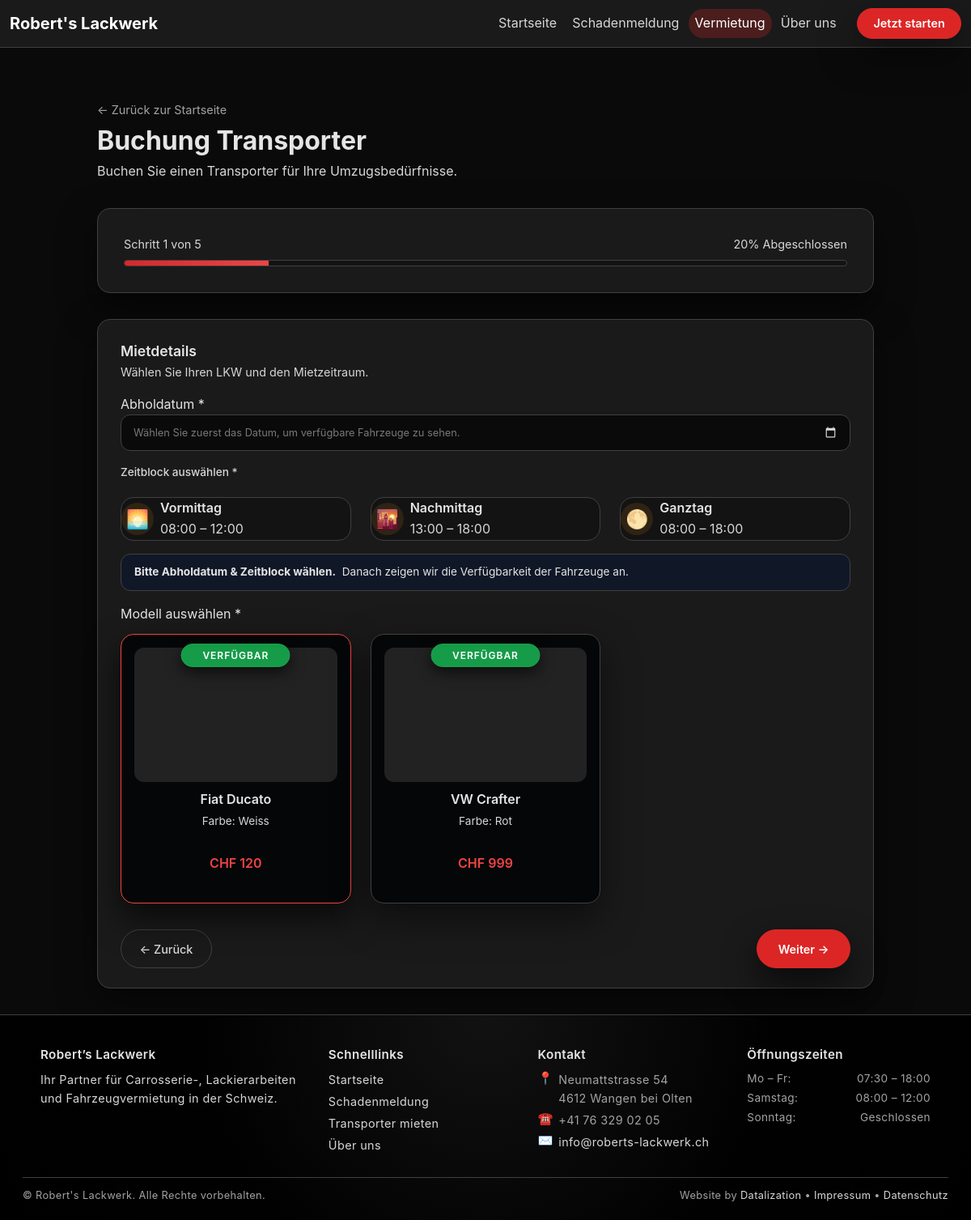
Page /mietfahrzeuge/ on the committed database.
### main/models.py (models this page shows, shortened)
class Transporter(models.Model):
    BUCHUNG_OPTIONEN = [
        ('vormittag', 'Vormittag'),
        ('nachmittag', 'Nachmittag'),
        ('ganztag', 'Ganztag'),
    ]
    name         = models.CharField(max_length=100)
    kennzeichen  = models.CharField(max_length=20, unique=True)
    farbe = models.CharField("Farbe", max_length=50, blank=True)
    preis_chf = models.DecimalField("Preis (CHF)", max_digits=7, decimal_places=2, default=0)
    verfuegbar_ab = models.DateField()
    bild = models.ImageField(
        upload_to="transporter_bilder/",
        blank=True,
        null=True,
        help_text="Bild des Transporters hochladen"
    )
    description = models.TextField(blank=True, default="")
    buchung = models.CharField(
        max_length=20,
        choices=BUCHUNG_OPTIONEN,
        blank=True,
        null=True,
        help_text="Verfügbare Buchungsoption"
    )
    @property
    def image(self):
        return self.bild

### main/views.py (the view, shortened to what this page needs)
# urls.py: path("mietfahrzeuge/", mietfahrzeuge, name="mietfahrzeuge"),
def mietfahrzeuge(request):
    transporters = Transporter.objects.all()
    step1_data = request.session.get("rental_step1", {}).copy()
    if not step1_data:
        current_booking_id = request.session.get("current_booking_id")
    selected_date_str = step1_data.get("date")
    selected_slot_code = step1_data.get("time_slot")  # MORNING/AFTERNOON/FULLDAY
    selected_date = parse_date(selected_date_str) if selected_date_str else None
    total_count = transporters.count()
    available_count = 0
    if selected_date and selected_slot_code:
        for t in transporters:
            booked = Booking.objects.filter(
                transporter=t,
                date=selected_date,
                time_slot=selected_slot_code,
            ).exists()
            t.is_unavailable = booked
            t.next_available_date = selected_date + timedelta(days=1) if booked else None
            if not booked:
                available_count += 1
    else:
        for t in transporters:
            t.is_unavailable = False
            t.next_available_date = None
        available_count = total_count
    has_filter = bool(selected_date and selected_slot_code)
    all_available = has_filter and available_count == total_count
    any_unavailable = has_filter and available_count < total_count
    context = {
        "transporters": transporters,
        "step1": step1_data,
        "has_filter": has_filter,
        "all_available": all_available,
        "any_unavailable": any_unavailable,
        "available_count": available_count,
        "total_count": total_count,
    }
    return render(request, "mietfahrzeuge.html", context)

### main/templates/mietfahrzeuge.html (shortened to what this page needs)
{% extends "base.html" %}
{% load static %}
{% block content %}
<section class="rl-wizard-page">
  <a href="{% url 'home' %}" class="rl-wizard-back">← Zurück zur Startseite</a>
  <header class="rl-wizard-header">
    <h1 class="rl-wizard-title">Buchung Transporter</h1>
    <p class="rl-wizard-subtitle">Buchen Sie einen Transporter für Ihre Umzugsbedürfnisse.</p>
  </header>
  <section class="rl-wizard-card rl-wizard-card--progress">
    <div class="rl-wizard-progress">
      <div class="rl-wizard-progress__top">
        <span>Schritt 1 von 5</span>
        <span>20% Abgeschlossen</span>
      </div>
      <div class="progress-track">
        <div class="progress-bar" style="width:20%;"></div>
      </div>
    </div>
  </section>
  <section class="rl-wizard-card">
    <header class="rl-wizard-card__header">
      <h2 class="rl-wizard-card__title">Mietdetails</h2>
      <p class="rl-wizard-card__subtitle">Wählen Sie Ihren LKW und den Mietzeitraum.</p>
    </header>
      <form method="post">
        <div class="rl-wizard-fields">
          <div class="rl-wizard-field-group rl-field-group--date">
            <label class="rl-field-label" for="pickup_date">Abholdatum <span class="rl-field-required">*</span></label>
            <div class="rl-input-wrapper">
              <input id="pickup_date"
                name="pickup_date"
                type="date"
                class="rl-input rl-input--date"
                value="{{ step1.date|default:'' }}">
              <span class="rl-input-hint"
                    {% if step1.date %}style="display:none"{% endif %}>
              </span>
            </div>
          </div>
          <div class="form-field">
            <label class="form-label">Zeitblock auswählen *</label>
            <div class="rl-timeblock-grid">
              <label class="rl-timeblock-card">
                <div class="rl-timeblock-inner">
                  <div class="rl-timeblock-icon">🌅</div>
                  <div class="rl-timeblock-content">
                    <div class="rl-timeblock-title">Vormittag</div>
                    <div class="rl-timeblock-range">08:00 – 12:00</div>
                  </div>
                </div>
              </label>
              <label class="rl-timeblock-card">
                <div class="rl-timeblock-inner">
                  <div class="rl-timeblock-icon">🌇</div>
                  <div class="rl-timeblock-content">
                    <div class="rl-timeblock-title">Nachmittag</div>
                    <div class="rl-timeblock-range">13:00 – 18:00</div>
                  </div>
                </div>
              </label>
              <label class="rl-timeblock-card">
                <div class="rl-timeblock-inner">
                  <div class="rl-timeblock-icon">🌕</div>
                  <div class="rl-timeblock-content">
                    <div class="rl-timeblock-title">Ganztag</div>
                    <div class="rl-timeblock-range">08:00 – 18:00</div>
                  </div>
                </div>
              </label>
            </div>
          </div>
          <div class="rl-rental-status {% if all_available %}rl-rental-status--ok{% elif any_unavailable %}rl-rental-status--warn{% endif %}">
            <div class="rl-rental-status__text">
              {% if not has_filter %}
                <strong>Bitte Abholdatum & Zeitblock wählen.</strong>
                <span> Danach zeigen wir die Verfügbarkeit der Fahrzeuge an.</span>
              {% else %}
                <strong>{{ available_count }} von {{ total_count }} Fahrzeugen verfügbar</strong>
                <span>für den gewählten Zeitraum.</span>
              {% endif %}
            </div>
          </div>
          <label class="rl-field-label">Modell auswählen <span class="rl-field-required">*</span></label>
          {% if transporters %}
            <div class="rl-rental-grid">
              {% for t in transporters %}
                <label class="rl-rental-card {% if t.is_unavailable %}rl-rental-card--unavailable{% endif %}">
                  <div class="rl-rental-card__inner">
                    {% if t.is_unavailable %}
                      <span class="rl-rental-card__badge rl-rental-card__badge--unavailable">Ausgebucht</span>
                    {% else %}
                      <span class="rl-rental-card__badge rl-rental-card__badge--available">Verfügbar</span>
                    {% endif %}
                    <div class="rl-rental-card__image" {% if t.image %}style="background-image:url('{{ t.image.url }}');"{% endif %}></div>
                    <div class="rl-rental-card__body">
                      <h3 class="rl-rental-card__title">{{ t.name }}</h3>
                      {% if t.farbe %}<p class="rl-rental-card__meta">Farbe: {{ t.farbe }}</p>{% endif %}
                      {% if t.preis_chf %}<p class="rl-rental-card__price">CHF {{ t.preis_chf|floatformat:0 }}</p>{% endif %}
                    </div>
                  </div>
                </label>
              {% empty %}
                <p class="rl-text-muted">Aktuell sind keine Transporter verfügbar.</p>
              {% endfor %}
            </div>
          {% else %}
            <p class="rl-text-muted">Aktuell sind keine Transporter verfügbar.</p>
          {% endif %}
        </div>
        <footer class="rl-wizard-footer">
          <button type="button" class="rl-btn-secondary" disabled>← Zurück</button>
          <div class="rl-wizard-actions-right">
            <button type="submit" class="rl-btn-primary">Weiter →</button>
          </div>
        </footer>
      </form>
  </section>
</section>
{% endblock %}

### static/css/design/variables.css (style rules this page uses)
:root { --bg:#0a0a0a;--bg-elevated:#111111;--bg-card:#1a1a1a;--bg-card-soft:#131313;--primary:#dc2626;--primary-soft:#ef4444;--primary-dark:#b91c1c;--border:#404040;--border-strong:#525252;--text:#e5e5e5;--text-soft:#d7d7d7;--text-muted:#a3a3a3;--error:#ef4444;--success:#22c55e;--radius-xs:4px;--radius-sm:8px;--radius-md:12px;--radius-lg:16px;--shadow-soft:0 18px 45px rgba(0,0,0,.5);--shadow-strong:0 25px 60px rgba(0,0,0,.65);--container-width:1350px;--spacing-2:.25rem;--spacing-4:.5rem;--spacing-6:.75rem;--spacing-8:1rem;--spacing-12:1.5rem;--spacing-16:2rem;--spacing-24:3rem;--transition-fast:150ms ease-out;--transition-med:220ms ease-out;--nav-height:72px;--font-base:16px;--font-lg:18px;--font-xl:22px;--font-xxl:34px;--line-height-base:1.6; }
html { font-size:100%; }
body { margin:0;padding:0;background:var(--bg);color:var(--text);font-family:-apple-system,BlinkMacSystemFont,"SF Pro Text","Segoe UI",system-ui,sans-serif;font-size:var(--font-base);line-height:var(--line-height-base);-webkit-font-smoothing:antialiased; }
h1,h2,h3,h4,h5,h6 { margin:0 0 var(--spacing-8);font-weight:700;color:var(--text); }
p { margin:0 0 var(--spacing-8);color:var(--text-soft); }
a { text-decoration:none;color:var(--primary);transition:color var(--transition-fast); }
*,*::before,*::after { box-sizing:border-box; }

### static/css/design/layout.css (style rules this page uses)
.page-bg { min-height:100vh;background:#0a0a0a;color:var(--text); }

### static/css/figma.css (style rules this page uses)
:root { --fig-bg: #0a0a0a; --fig-surface: #141415; --fig-surface-strong: #1b1c1f; --fig-border: #2a2b2f; --fig-text: #f5f5f7; --fig-muted: #aeb0b7; --fig-accent: #dc2626; --fig-accent-soft: #2d0f12; --fig-radius: 14px; }

### rows in the picture
Transporter: shows "VERFÜGBAR", name "Fiat Ducato", farbe "Weiss", preis_chf "120"
Transporter: shows "VERFÜGBAR", name "VW Crafter", farbe "Rot", preis_chf "999"
